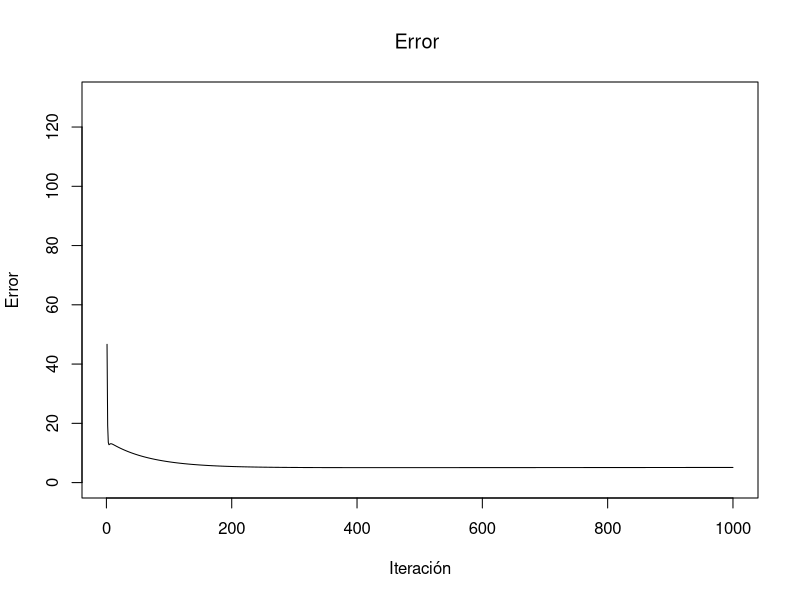
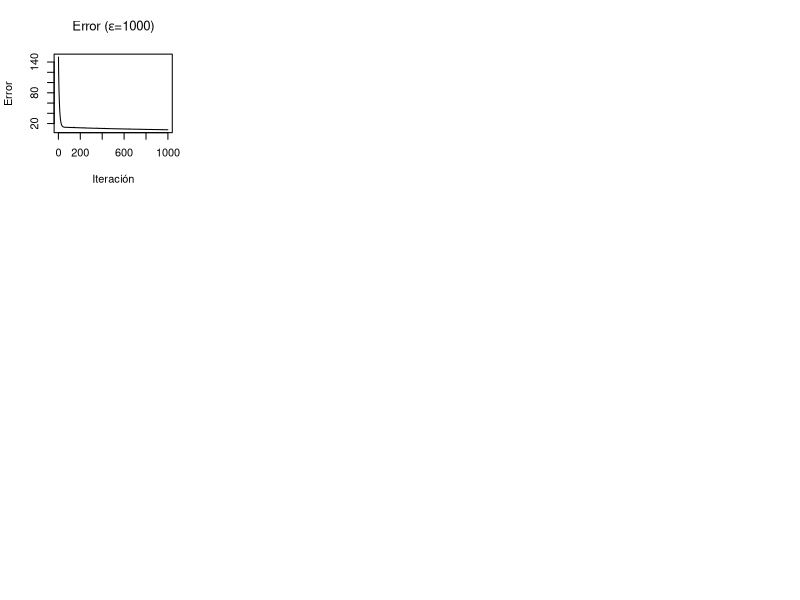
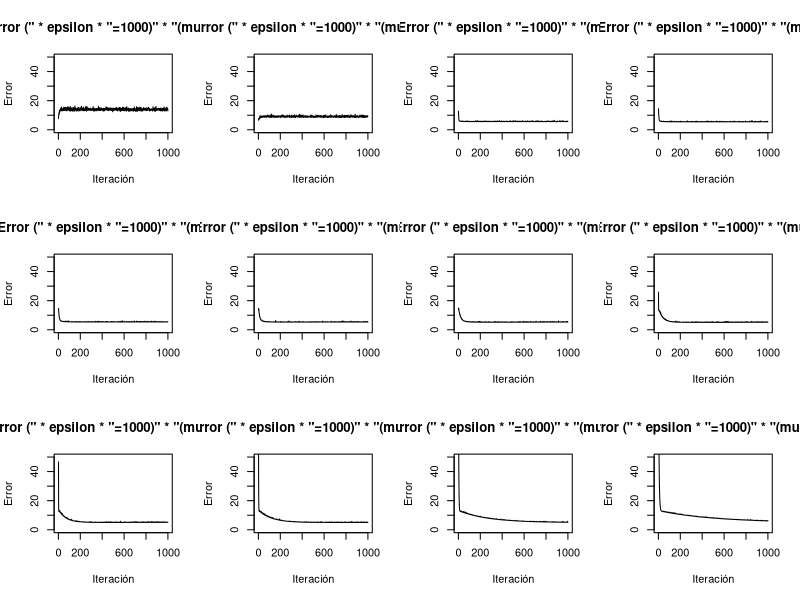

These figures' R source, in order: (Note: this script raises an error after producing the figures.)
####
####
####
# Algoritmo por Punto Proximal (PPA)

par(mfrow = c(3, 3))




# Funcion de error cuadr?tico medio
mse <- function(omega, X, y) {
  n <- length(y)
  error <- y - X %*% omega
  return(sum(error^2) / n)
}

# Proximal Point Algorithm
ppa <- function(X, y, omega) {
  
  # Inicializaci?n
  n_local <- nrow(X)
  p_local <- ncol(X)
  
  # Minimizamos mse + termino de proximidad
  XtX <- t(X) %*% X
  XtY <- t(X) %*% y
  term <- XtX + (n_local * mu / 2) * diag(p_local)
  rhs <- XtY + (n_local * mu / 2) * omega
  
  # Actualiza omega usando la formula derivada
  omega_new <- solve(term) %*% rhs
  
  return(omega_new)
}





#Iniciamos con una base de datos #D

#Usando base de datos mtcars

library(dplyr)

# Preparar el conjunto de datos mtcars
data(mtcars)
mtcars=mtcars[1:30,]
#mtcars=mtcars[,-1]

X <- as.matrix(mtcars[,-1])  # Variables independientes
y <- mtcars[,1]  # Variable dependiente




#desde aca para valid Cruzada
ErorCrossValidation=list()


#Suponemos que el conjunto de datos está particionado en partes iguales
# y guardado en una lista

# Dividir el conjunto de datos en clientes (aquí, simplemente dividimos en 5 partes)
set.seed(NULL)
n_clients <- 5
split_indices <- split(sample(1:nrow(X)), 1:n_clients)
X_list <- lapply(split_indices, function(idx) X[idx, ])
y_list <- lapply(split_indices, function(idx) y[idx])



#Tamano de la base de datos
n <- nrow(mtcars)
#Cantidad de atributos o características de la base
p <- ncol(mtcars)-1





#Algorithm 1: Noising before Aggregation FL 

#Inicialización:

#Número de iteraciones

T=1000

#Guardalas actualizaciones globales de Omega (como vectores columna)
Acz<- matrix(0, nrow = p, ncol = T)


#Guaradara historial de errores
Error<- rep(0,T)


# Inicializa omega en 0
omega <- Acz[,1]


ParLocales=matrix(0, nrow = p, ncol = length(X_list))


mu = 100

for (l in 1:T) {
  omega_global <- Acz[,l]
  
  for (m in 1:length(X_list)) {
    LocalData=as.matrix(X_list[[m]])
    rownames(LocalData) <- NULL
    colnames(LocalData) <- NULL
    
    ResultadoLocal <- ppa(LocalData, y_list[[m]], omega_global)
    
    ParLocales[,m]=ResultadoLocal

  }
  
  #Promedio de parametros
  Promedio=apply(ParLocales[ ,1:5], 1, mean, na.rm = TRUE)
  
  #Actualizamos omega global
  if (l==T){
    print(Promedio)
  } else{
    Acz[,l+1]<- Promedio
  }
  
  
  Data=as.matrix(mtcars[,2:11])
  rownames(Data) <- NULL
  colnames(Data) <- NULL
  Error[l]=mse(Promedio,Data,as.vector(mtcars$mpg))
  
}

par(mfrow = c(1, 1))

Error
plot(Error, type="l", xlab  =paste0("Iteración"), 
     main = expression("Error "), ylim = c(0,130))


par(mfrow = c(3, 4))

mu_val=c(0.01, 0.1, 1,2,5,10,20,50,100,200,500, 1000,2000)

for (miu in mu_val) {
  mu = miu
  
  #Guardalas actualizaciones globales de Omega (como vectores columna)
  Acz<- matrix(0, nrow = p, ncol = T)
  
  
  #Guaradara historial de errores
  Error<- rep(0,T)
  
  
  # Inicializa omega en 0
  omega <- Acz[,1]
  
  
  ParLocales=matrix(0, nrow = p, ncol = length(X_list))
  
  
  for (l in 1:T) {
    omega_global <- Acz[,l]
    
    for (m in 1:length(X_list)) {
      LocalData=as.matrix(X_list[[m]])
      rownames(LocalData) <- NULL
      colnames(LocalData) <- NULL
      
      ResultadoLocal <- ppa(LocalData, y_list[[m]], omega_global)
      
      ParLocales[,m]=ResultadoLocal
      
    }
    
    #Promedio de parametros
    Promedio=apply(ParLocales[ ,1:5], 1, mean, na.rm = TRUE)
    
    #Actualizamos omega global
    if (l==T){
      print(Promedio)
    } else{
      Acz[,l+1]<- Promedio
    }
    
    
    Data=as.matrix(mtcars[,2:11])
    rownames(Data) <- NULL
    colnames(Data) <- NULL
    Error[l]=mse(Promedio,Data,as.vector(mtcars$mpg))
    
  }
  
  Error
  #plot(Error, type="l", xlab  =paste0("Iteración"), 
   #    main = paste0("Error ", "( con mu=", mu, ")" ))
  print(paste0("Error final:", Error[length(Error)], "con mu=",mu ))
  
  #Paso Cross Validation
  ErorCrossValidation=c(ErorCrossValidation,Error[length(Error)])

  
}





CrossVal=as.matrix(matrix(unlist(ErorCrossValidation), nrow = 13))
rowMeans(CrossVal)

#,ylim = c(0,50)





























#Calculo del error

Data=as.matrix(mtcars[,2:11])
rownames(Data) <- NULL
colnames(Data) <- NULL
mse(Promedio,Data,as.vector(mtcars$mpg))





############
########
###
#Parte con DP

epsilon=1000

C=5
m=n/n_clients
DeltaSU=2*C/(m*epsilon)

SigmaU=DeltaSU


L=T

if (T<= L*sqrt(n)){
  SigmaD=0
} else {
  SigmaD=2*C*sqrt(T^2-T^2*n)/(m*n*epsilon)
}

set.seed(NULL)


#Guardalas actualizaciones globales de Omega (como vectores columna)
Acz<- matrix(0, nrow = p, ncol = T)


#Guaradara historial de errores
Error<- rep(0,T)


# Inicializa omega en 0
omega <- Acz[,1]


for (l in 1:T) {
  omega_global <- Acz[,l]
  
  for (m in 1:length(X_list)) {
    LocalData=as.matrix(X_list[[m]])
    rownames(LocalData) <- NULL
    colnames(LocalData) <- NULL
    
    ResultadoLocal <- ppa(LocalData, y_list[[m]], omega_global)
    
    #Actualizacion local con ruido
    
    ResultadoLocal=ResultadoLocal
      +rnorm(length(ResultadoLocal), mean = 0, sd = SigmaU)
    
    ParLocales[,m]=ResultadoLocal+rnorm(length(ResultadoLocal), mean = 0, sd = SigmaU)
    
  }
  
  #Promedio de parametros
  Promedio=apply(ParLocales[ ,1:5], 1, mean, na.rm = TRUE)
  
  #Actualizacion global con ruido
  Promedio=Promedio+rnorm(length(Promedio), mean = 0, sd = SigmaD)
  
  #Actualizamos omega global
  if (l==T){
    print(Promedio)
  } else{
    Acz[,l+1]<- Promedio
  }
  
  
  Data=as.matrix(mtcars[,2:11])
  rownames(Data) <- NULL
  colnames(Data) <- NULL
  Error[l]=mse(Promedio,Data,as.vector(mtcars$mpg))
  
}

Error
plot(Error, type="l", xlab  =paste0("Iteración"), 
     main = expression("Error ("*epsilon* "=1000)"))





par(mfrow = c(3, 4))

mu_val=c(0.01, 0.1, 1,2,5,10,20,50,100,200,500, 1000)

for (miu in mu_val) {
  mu = miu
  
  
  
  #Guardalas actualizaciones globales de Omega (como vectores columna)
  Acz<- matrix(0, nrow = p, ncol = T)
  
  
  #Guaradara historial de errores
  Error<- rep(0,T)
  
  
  # Inicializa omega en 0
  omega <- Acz[,1]
  
  
  for (l in 1:T) {
    omega_global <- Acz[,l]
    
    for (m in 1:length(X_list)) {
      LocalData=as.matrix(X_list[[m]])
      rownames(LocalData) <- NULL
      colnames(LocalData) <- NULL
      
      ResultadoLocal <- ppa(LocalData, y_list[[m]], omega_global)
      
      #Actualizacion local con ruido
      
      ResultadoLocal=ResultadoLocal
      +rnorm(length(ResultadoLocal), mean = 0, sd = SigmaU)
      
      ParLocales[,m]=ResultadoLocal+rnorm(length(ResultadoLocal), mean = 0, sd = SigmaU)
      
    }
    
    #Promedio de parametros
    Promedio=apply(ParLocales[ ,1:5], 1, mean, na.rm = TRUE)
    
    #Actualizacion global con ruido
    Promedio=Promedio+rnorm(length(Promedio), mean = 0, sd = SigmaD)
    
    #Actualizamos omega global
    if (l==T){
      print(Promedio)
    } else{
      Acz[,l+1]<- Promedio
    }
    
    
    Data=as.matrix(mtcars[,2:11])
    rownames(Data) <- NULL
    colnames(Data) <- NULL
    Error[l]=mse(Promedio,Data,as.vector(mtcars$mpg))
    
  }
  
  Error
  plot(Error, type="l", xlab  =paste0("Iteración"), 
       main = paste0(expression("Error ("*epsilon* "=1000)"*"(mu=)"),mu),ylim = c(0,50))
  
  
  
}

























y=as.vector(mtcars$mpg)
X=Data
XtX <- t(X) %*% X
XtY <- t(X) %*% y
term <- XtX
rhs <- XtY 

# Actualiza omega usando la formula derivada
omega_new <- solve(term) %*% rhs



#BAse completa
t(omega_new)
mse(omega_new,Data,as.vector(mtcars$mpg))


#Usando PPA
Promedio
mse(Promedio,Data,as.vector(mtcars$mpg))


#Usando SDG
t(w_global)
mse(w_global,Data,as.vector(mtcars$mpg))





